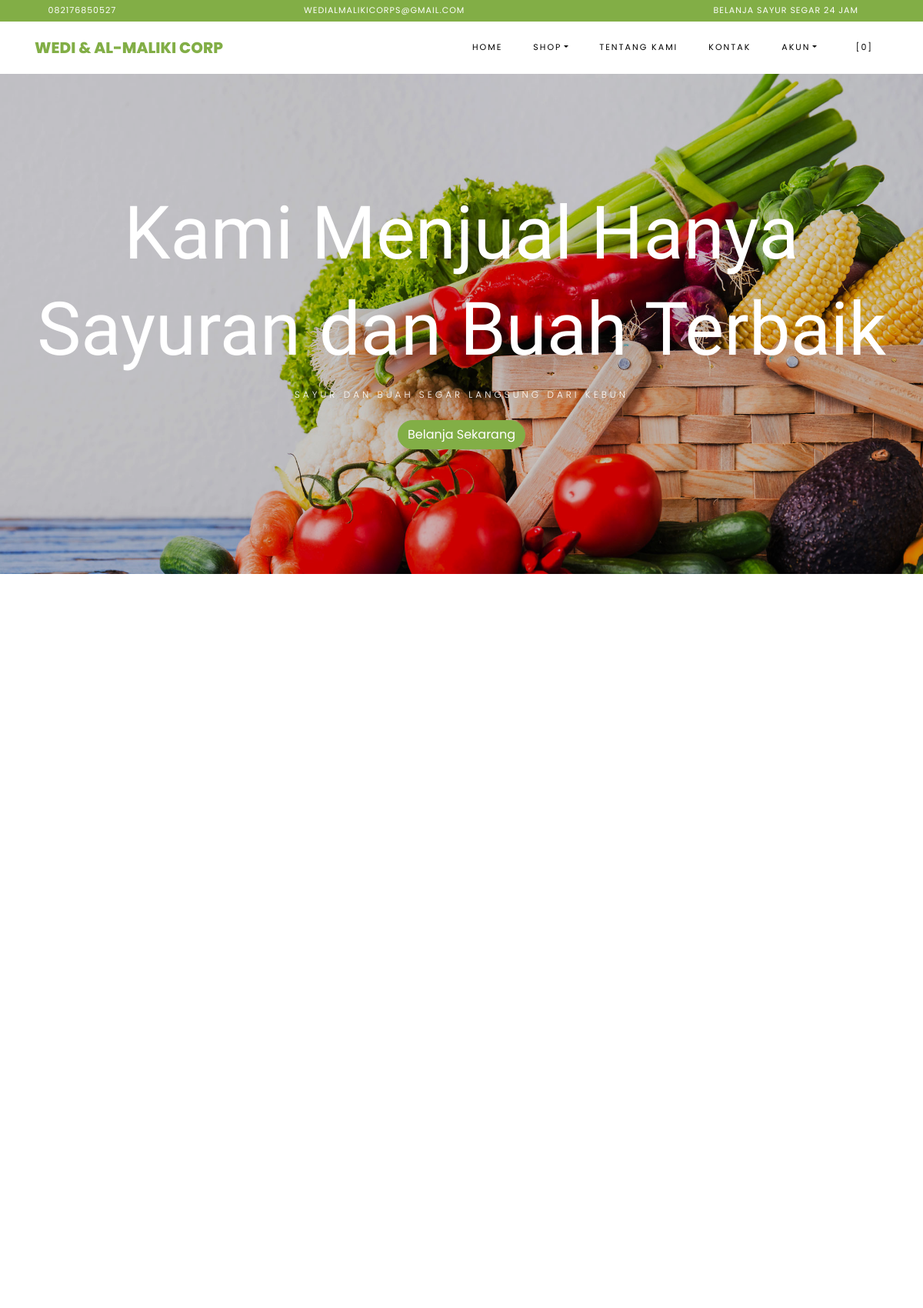
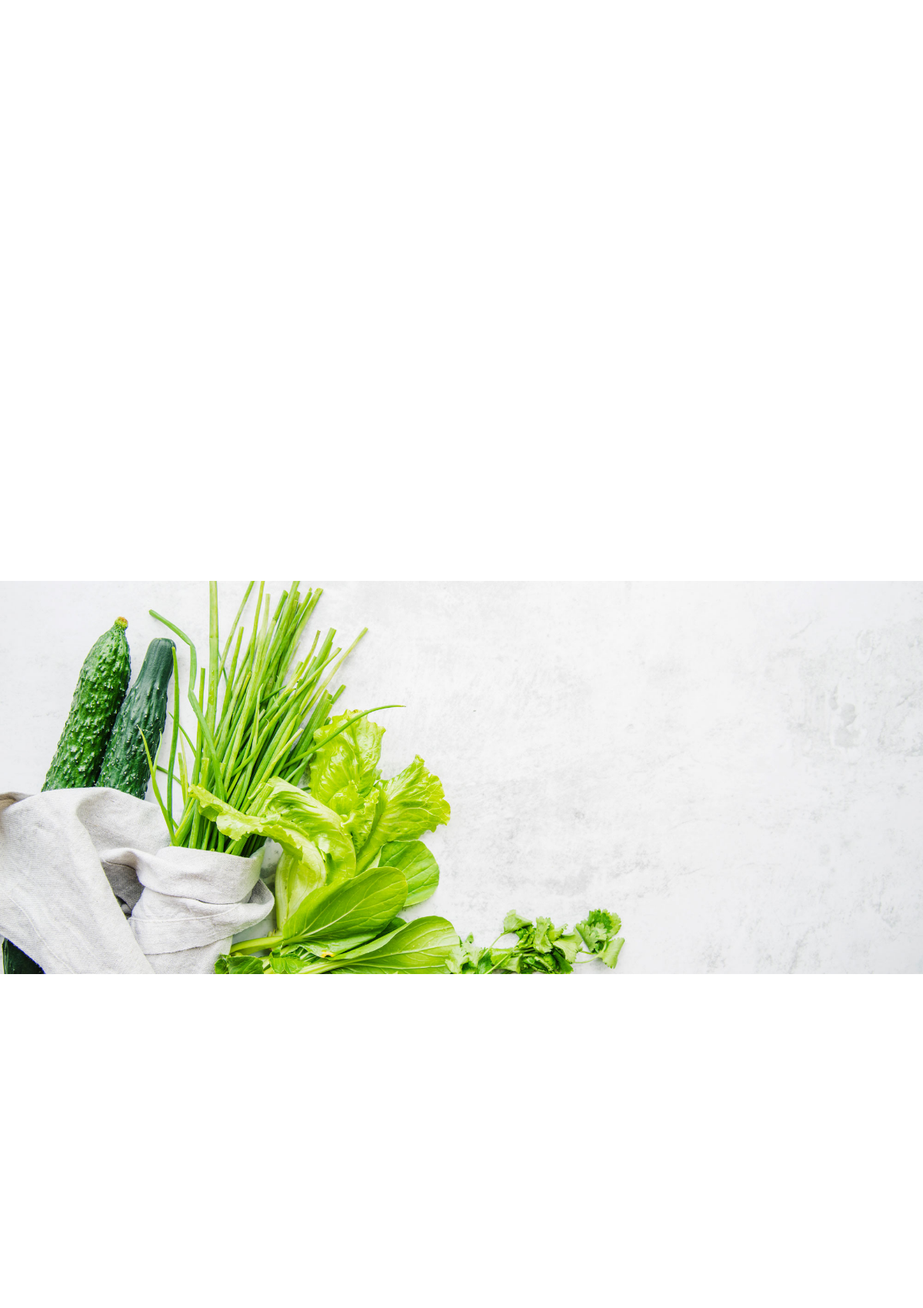
The page / (upper part) on the database its author committed (2 pictures, top to bottom).
### tables this page shows
CREATE TABLE `settings` (
  `id` int(10) NOT NULL,
  `key` varchar(32) NOT NULL,
  `content` text NOT NULL
);

### application/helpers/themes_helper.php (called while the page is built, shortened)
<?php
if ( ! function_exists('get_theme_name'))
{
    function get_theme_name() {
        $current_theme = get_settings('current_theme_name');
        return ($current_theme) ? $current_theme : false;
    }
}
if ( ! function_exists('get_template_part'))
{
    function get_template_part($file_name = null, $params = array()) {
        if ($file_name !== '') {
            $current_theme = get_theme_name();
            if ( file_exists($file_location = VIEWPATH .'themes/'. $current_theme .'/'. $file_name .'.php')) {
                $CI =& get_instance();
                $CI->load->view('themes/'. $current_theme .'/'. $file_name, $params);
            }
            else {
                echo '<div>Kesalahan: berkas tema <b>'. $file_name .'.php</b> tidak ditemukan.<br>Lokasi berkas: <b>'. $file_location .'</b></div>';
            }
        }
    }
}
if ( ! function_exists('get_header'))
{
    function get_header($params = null, $section = '', $current_section = '') {
        $load_params = array();
        if ( is_null($params)) {
            $load_params['title'] = get_settings('site_name');
        }
        else if ( is_string($params)) {
            $load_params['title'] = $params;
        }
        else if ( is_array($params)) {
            $load_params = $params;
        }
        else {
            $load_params['title'] = get_settings('site_name');
        }
        $load_params['sidebar_section'] = $section;
        $load_params['current_section'] = $current_section;
        get_template_part('header', $load_params);
    }
}
if ( ! function_exists('get_theme_uri'))
{
    function get_theme_uri($file_name = null, $theme_name = NULL)
    {
        $theme_name = ($theme_name == NULL) ? get_theme_name() : $theme_name;
        return is_null($file_name) ? base_url('assets/themes/'. $theme_name .'/') : base_url('assets/themes/'. $theme_name .'/'. $file_name) ;
    }
}

### application/controllers/Home.php (called while the page is built, shortened)
<?php
class Home extends CI_Controller {
    public function index() {
        $params['title'] = 'Selamat Datang di Toko Sayur 22';
        $products['products'] = $this->product->get_all_products();
        $products['best_deal'] = $this->product->best_deal_product();
        $products['reviews'] = $this->review->get_all_reviews();
        get_header($params);
        get_template_part('home', $products);
    }
}

### index.php (called while the page is built, shortened)
<?php
require_once BASEPATH . 'core/CodeIgniter.php';

### application/helpers/global_helper.php (called while the page is built, shortened)
<?php
if (!function_exists('get_settings')) {
    function get_settings($key = '')
    {
        $CI = &get_instance();
        $row = $CI->db
            ->select('content')
            ->where('key', $key)
            ->get('settings')
            ->row();
        return $row->content;
    }
}
if (!function_exists('get_store_name')) {
    function get_store_name()
    {
        return get_settings('store_name');
    }
}

### application/helpers/session_helper.php (called while the page is built, shortened)
<?php
if (!function_exists('init')) {
    function init()
    {
        $CI = &get_instance();
        return $CI;
    }
}
if (!function_exists('session_data')) {
    function session_data()
    {
        $CI = init();
        $read_session_in_cookie = get_cookie('__ACTIVE_SESSION_DATA');
        $read_session_in_session = $CI->session->userdata('__ACTIVE_SESSION_DATA');
        if ($read_session_in_cookie) {
            $read_data = $CI->encryption->decrypt($read_session_in_cookie);
            $read_data = json_decode($read_data);
            return $read_data;
        } else if ($read_session_in_session) {
            $read_data = $CI->encryption->decrypt($read_session_in_session);
            $read_data = json_decode($read_data);
            return $read_data;
        } else {
            $default_session = new stdClass();
            $default_session->is_login = FALSE;
            $default_session->user_id = 0;
            $default_session->login_at = 0;
            $default_session->remember_me = FALSE;
            return $default_session;
        }
    }
}

### application/views/themes/vegefoods/home.php (the view, shortened to what this page needs)
<section id="home-section" class="hero">
    <div class="home-slider owl-carousel">
    <div class="slider-item" style="background-image: url(<?php echo get_theme_uri('images/bg_1.jpg'); ?>);">
        <div class="overlay"></div>
      <div class="container">
        <div class="row slider-text justify-content-center align-items-center" data-scrollax-parent="true">
          <div class="col-md-12 ftco-animate text-center">
            <h1 class="mb-2">Kami Menjual Hanya Sayuran dan Buah Terbaik</h1>
            <h2 class="subheading mb-4">Sayur dan Buah Segar Langsung dari Kebun</h2>
            <p><a href="#products" class="btn btn-primary">Belanja Sekarang</a></p>
          </div>
        </div>
      </div>
    </div>
  </div>
</section>
<section class="ftco-section" id="products">
      <div class="container">
          <div class="row no-gutters ftco-services">
  </div>
      </div>
  </section>
  <section class="ftco-section">
  <div class="container">
          <div class="row justify-content-center mb-3 pb-3">
  </div>
  </div>
  <div class="container">
      <div class="row">
      </div>
  </div>
</section>
  <section class="ftco-section img" style="background-image: url(<?php echo get_theme_uri('images/bg_3.jpg'); ?>);">
  <div class="container">
          <div class="row justify-content-end">
  </div>
  </div>
</section>
<section class="ftco-section testimony-section">
    <div class="container">
      <div class="row justify-content-center mb-5 pb-3">
      </div>
    </div>
  </section>

### application/views/themes/vegefoods/header.php (shortened to what this page needs)
?><!DOCTYPE html>
<html lang="en">
  <head>
    <link rel="stylesheet" href="<?php echo get_theme_uri('css/open-iconic-bootstrap.min.css'); ?>">
    <link rel="stylesheet" href="<?php echo get_theme_uri('css/animate.css'); ?>">
    <link rel="stylesheet" href="<?php echo get_theme_uri('css/owl.carousel.min.css'); ?>">
    <link rel="stylesheet" href="<?php echo get_theme_uri('css/owl.theme.default.min.css'); ?>">
    <link rel="stylesheet" href="<?php echo get_theme_uri('css/magnific-popup.css'); ?>">
    <link rel="stylesheet" href="<?php echo get_theme_uri('css/aos.css'); ?>">
	<link rel="stylesheet" href="<?php echo get_theme_uri('css/ionicons.min.css'); ?>">
	<link rel="stylesheet" href="<?php echo get_theme_uri('js/plugins/@fortawesome/fontawesome-free/css/all.min.css', 'argon'); ?>">
    <link rel="stylesheet" href="<?php echo get_theme_uri('css/bootstrap-datepicker.css'); ?>">
    <link rel="stylesheet" href="<?php echo get_theme_uri('css/jquery.timepicker.css'); ?>">
    <link rel="stylesheet" href="<?php echo get_theme_uri('css/flaticon.css'); ?>">
    <link rel="stylesheet" href="<?php echo get_theme_uri('css/icomoon.css'); ?>">
	<link rel="stylesheet" href="<?php echo get_theme_uri('css/style.css'); ?>">
	<link rel="stylesheet" href="<?php echo base_url('assets/plugins/toastr/toastr.min.css'); ?>">
  </head>
  <body class="goto-here">
		<div class="py-1 bg-primary">
    	<div class="container">
    		<div class="row no-gutters d-flex align-items-start align-items-center px-md-0">
	    		<div class="col-lg-12 d-block">
		    		<div class="row d-flex">
		    			<div class="col-md pr-4 d-flex topper align-items-center">
					    	<div class="icon mr-2 d-flex justify-content-center align-items-center"><span class="icon-phone2"></span></div>
						    <span class="text"><?php echo get_settings('store_phone_number'); ?></span>
					    </div>
					    <div class="col-md pr-4 d-flex topper align-items-center">
					    	<div class="icon mr-2 d-flex justify-content-center align-items-center"><span class="icon-paper-plane"></span></div>
						    <span class="text"><?php echo get_settings('store_email'); ?></span>
					    </div>
					    <div class="col-md-5 pr-4 d-flex topper align-items-center text-lg-right">
						    <span class="text"><?php echo get_settings('store_tagline'); ?></span>
					    </div>
				    </div>
			    </div>
		    </div>
		  </div>
    </div>
    <nav class="navbar navbar-expand-lg navbar-dark ftco_navbar bg-dark ftco-navbar-light" id="ftco-navbar">
	    <div class="container">
	      <a class="navbar-brand" href="<?php echo base_url(); ?>"><?php echo get_store_name(); ?></a>
	      <div class="collapse navbar-collapse" id="ftco-nav">
	        <ul class="navbar-nav ml-auto">
	          <li class="nav-item active"><a href="<?php echo base_url(); ?>" class="nav-link">Home</a></li>
	          <li class="nav-item dropdown">
              <a class="nav-link dropdown-toggle" href="#" id="dropdown04" data-toggle="dropdown" aria-haspopup="true" aria-expanded="false">Shop</a>
            </li>
	          <li class="nav-item"><a href="<?php echo site_url('pages/about'); ?>" class="nav-link">Tentang Kami</a></li>
              <li class="nav-item"><a href="<?php echo site_url('pages/contact'); ?>" class="nav-link">Kontak</a></li>
              <li class="nav-item dropdown">
              <a class="nav-link dropdown-toggle" href="#" id="dropdown05" data-toggle="dropdown" aria-haspopup="true" aria-expanded="false">Akun</a>
            </li>
	          <li class="nav-item cta cta-colored"><a href="<?php echo site_url('shop/cart'); ?>" class="nav-link"><span class="icon-shopping_cart"></span>[<span class="cart-item-total">0</span>]</a></li>
	        </ul>
	      </div>
	    </div>
	  </nav>

### assets/themes/vegefoods/css/icomoon.css (style rules this page uses)
[class^="icon-"], [class*=" icon-"] { font-family: 'icomoon' !important; speak: none; font-style: normal; font-weight: normal; font-variant: normal; text-transform: none; line-height: 1; -webkit-font-smoothing: antialiased; -moz-osx-font-smoothing: grayscale; }
.icon-paper-plane:before { content: "\f1d8"; }
.icon-phone2:before { content: "\e0cd"; }
.icon-shopping_cart:before { content: "\e8cc"; }

### rows shown on the page
settings: content "082176850527"
settings: content "WEDIALMALIKICORPS@GMAIL.COM"
settings: content "BELANJA SAYUR SEGAR 24 JAM"
settings: content "WEDI & AL-MALIKI CORP"
settings: content (picture)
